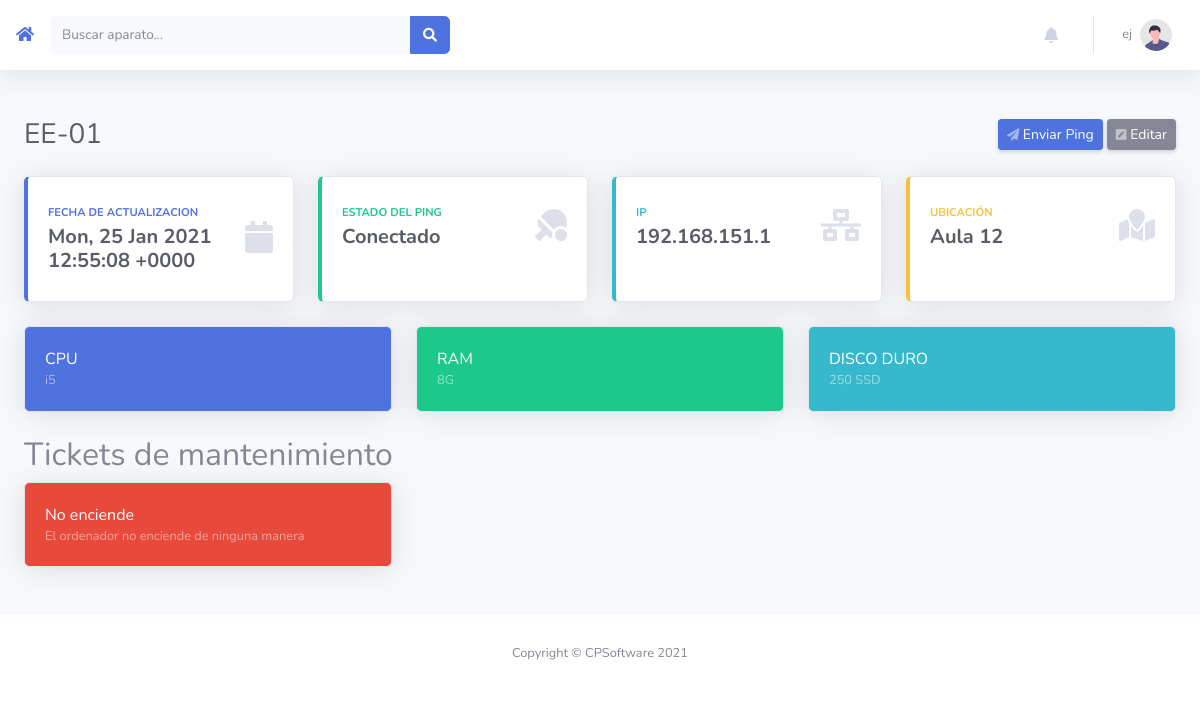
/aparato.php?a=1 (signed in), run on the app's committed database.
### tables this page shows
CREATE TABLE `tecnicos` (
  `id` bigint(20) UNSIGNED NOT NULL,
  `nombre` text NOT NULL,
  `apellidos` text NOT NULL,
  `telefono` text NOT NULL,
  `telegram` text NOT NULL,
  `mail` text NOT NULL,
  `clave` text NOT NULL,
  `user` text NOT NULL,
  `imagen` text NOT NULL
);

CREATE TABLE `ordenadores` (
  `id` bigint(20) UNSIGNED NOT NULL,
  `nombre` text NOT NULL,
  `ip` text NOT NULL,
  `ubicacion` text NOT NULL,
  `last_status` text NOT NULL,
  `status_date` text NOT NULL,
  `icono` text NOT NULL,
  `tipo` text NOT NULL,
  `cpu` text NOT NULL,
  `ram` text NOT NULL,
  `disco` text NOT NULL
);

CREATE TABLE `ticket` (
  `id` bigint(20) UNSIGNED NOT NULL,
  `aparato` text NOT NULL,
  `usuario` text NOT NULL,
  `tipo_error` text NOT NULL,
  `descripcion` text NOT NULL,
  `tecnico` text NOT NULL,
  `fecha` text NOT NULL,
  `estado` text NOT NULL
);

### aparato.php (the view, shortened to what the rows shown need)
<?php
include('database.php');
if(!isset($_GET['a']))
{
    header('Location: error.php?e=0');
}else
{
    $aparato = $_GET['a'];
}
function buscarbdo($sql)
{
    include('database.php');
    if(!$result = mysqli_query($link, $sql)){
        echo mysqli_error($link);
        header('Location: error.php?e=1');
    }
    return $result;
}
$sql = "SELECT * FROM ordenadores WHERE id = $aparato";
$bdo = buscarbdo($sql);
$info = mysqli_fetch_assoc($bdo);
?>
<!DOCTYPE html>
<html lang="en">
<head>
    <link href="vendor/fontawesome-free/css/all.min.css" rel="stylesheet" type="text/css">
    <link href="css/sb-admin-2.min.css" rel="stylesheet">
</head>
<body id="page-top">
    <div id="wrapper">
        <div id="content-wrapper" class="d-flex flex-column">
            <div id="content">
            <?include("topbar.php");?>
            <br>
                <div class="container-fluid">
                    <div class="d-sm-flex align-items-center justify-content-between mb-4">
                    <?
                                        if(isset($_GET["edit"]))
                                        {
                                            echo'<div class="row"><form method="post" action="aparato.php?a='.$info["id"].'"><input name="nombre" type="text" class="form-control form-control-user h3 mb-0 text-gray-800" value="'.$info['nombre'].'"><button class="btn btn-primary btn-user btn-block" type="submit">Guardar</button></form></div>';
                                        }else
                                        {
                                            echo '<h1 class="h3 mb-0 text-gray-800">'.$info['nombre'].'</h1>';
                                        }
                                        ?>
                        <div>
                        <a href="?a=<?echo $aparato?>&sendping=1" class="d-none d-sm-inline-block btn btn-sm btn-primary shadow-sm"> Enviar Ping</a>
                        <?
                        if(isset($_GET["edit"]))
                        {
                            echo '<a href="?a='.$aparato.'" class="d-none d-sm-inline-block btn btn-sm btn-secondary shadow-sm"><i
                            class="fas fa-window-close fa-sm text-white-50"></i> Cancelar</a>';
                        }else
                        {
                            echo '<a href="?a='.$aparato.'&edit=1" class="d-none d-sm-inline-block btn btn-sm btn-secondary shadow-sm"><i
                            class="fas fa-pen-square fa-sm text-white-50"></i> Editar</a>';
                        }
                        ?>
                        </div>
                    </div>
                    <div class="row">
                        <div class="col-xl-3 col-md-6 mb-4">
                            <div class="card border-left-primary shadow h-100 py-2">
                                <div class="card-body">
                                    <div class="row no-gutters align-items-center">
                                        <div class="col mr-2">
                                            <div class="text-xs font-weight-bold text-primary text-uppercase mb-1">
                                                Fecha de Actualizacion</div>
                                            <div class="h5 mb-0 font-weight-bold text-gray-800"><?echo date('r' , $info['status_date'])?></div>
                                        </div>
                                    </div>
                                </div>
                            </div>
                        </div>
                        <div class="col-xl-3 col-md-6 mb-4">
                            <div class="card border-left-success shadow h-100 py-2">
                                <div class="card-body">
                                    <div class="row no-gutters align-items-center">
                                        <div class="col mr-2">
                                            <div class="text-xs font-weight-bold text-success text-uppercase mb-1">
                                                Estado del ping</div>
                                            <div class="h5 mb-0 font-weight-bold text-gray-800"><?echo $info['last_status']?></div>
                                        </div>
                                    </div>
                                </div>
                            </div>
                        </div>
                        <div class="col-xl-3 col-md-6 mb-4">
                            <div class="card border-left-info shadow h-100 py-2">
                                <div class="card-body">
                                    <div class="row no-gutters align-items-center">
                                        <div class="col mr-2">
                                            <div class="row no-gutters align-items-center">
                                                <div class="col-auto">
                                                <?
                                        if(isset($_GET["edit"]))
                                        {
                                            echo'<form method="post" action="aparato.php?a='.$info["id"].'"><input name="ip" type="text" class="form-control form-control-user h5 mb-0 mr-3 font-weight-bold text-gray-800" value="'.$info['ip'].'"><br><button class="btn btn-primary btn-user btn-block" type="submit">Guardar</button></form>';
                                        }else
                                        {
                                            echo '<div class="h5 mb-0 mr-3 font-weight-bold text-gray-800">'.$info['ip'].'</div>';
                                        }
                                        ?>
                                                </div>
                                            </div>
                                        </div>
                                    </div>
                                </div>
                            </div>
                        </div>
                        <div class="col-xl-3 col-md-6 mb-4">
                            <div class="card border-left-warning shadow h-100 py-2">
                                <div class="card-body">
                                    <div class="row no-gutters align-items-center">
                                        <div class="col mr-2">
                                            <div class="text-xs font-weight-bold text-warning text-uppercase mb-1">
                                                Ubicación</div>
                                                <?
                                        if(isset($_GET["edit"]))
                                        {
                                            echo'<form method="post" action="aparato.php?a='.$info["id"].'"><input name="ubicacion" type="text" class="form-control form-control-user h5 mb-0 mr-3 font-weight-bold text-gray-800" value="'.$info['ubicacion'].'"><br><button class="btn btn-primary btn-user btn-block" type="submit">Guardar</button></form>';
                                        }else
                                        {
                                            echo '<div class="h5 mb-0 font-weight-bold text-gray-800">'.$info['ubicacion'].'</div>';
                                        }
                                        ?>
                                        </div>
                                    </div>
                                </div>
                            </div>
                        </div>
                    </div>
                    <div class="row">
                        <div class="col-xl-12 col-lg-7">
                        <div class="row">
                        <?
                        if($info['tipo'] == 'ordenador' || $info['tipo'] == 'servidor')
                        {
                            if(isset($_GET["edit"]))
                            {
                                echo(
                                    '<div class="col-lg-4 mb-3">
                                    <div class="card bg-primary text-white shadow">
                                        <div class="card-body">
                                            CPU
                                            <form method="post" action="aparato.php?a='.$aparato.'">
                                            <input name="cpu" class="form-control form-control-user text-black-50 small" value="'.$info['cpu'].'"><br>
                                            <button class="btn btn-primary btn-user btn-block" type="submit">Guardar</button>
                                            </form>
                                        </div>
                                    </div>
                                </div>
                                <div class="col-lg-4 mb-3">
                                    <div class="card bg-success text-white shadow">
                                        <div class="card-body">
                                            RAM
                                            <form method="post" action="aparato.php?a='.$aparato.'">
                                            <input name="ram" class="form-control form-control-user text-black-50 small" value="'.$info['ram'].'"><br>
                                            <button class="btn btn-primary btn-user btn-block" type="submit">Guardar</button>
                                            </form>
                                        </div>
                                    </div>
                                </div>
                                <div class="col-lg-4 mb-4">
                                    <div class="card bg-info text-white shadow">
                                        <div class="card-body">
                                            DISCO DURO
                                            <form method="post" action="aparato.php?a='.$aparato.'">
                                            <input name="discoduro" class="form-control form-control-user text-black-50 small" value="'.$info['disco'].'"><br>
                                            <button class="btn btn-primary btn-user btn-block" type="submit">Guardar</button>
                                            </form>
                                        </div>
                                    </div>
                                </div>'
                                );
                            }else
                            {
                                echo(
                                    '<div class="col-lg-4 mb-3">
                                    <div class="card bg-primary text-white shadow">
                                        <div class="card-body">
                                            CPU
                                            <div class="text-white-50 small">'.$info['cpu'].'</div>
                                        </div>
                                    </div>
                                </div>
                                <div class="col-lg-4 mb-3">
                                    <div class="card bg-success text-white shadow">
                                        <div class="card-body">
                                            RAM
                                            <div class="text-white-50 small">'.$info['ram'].'</div>
                                        </div>
                                    </div>
                                </div>
                                <div class="col-lg-4 mb-4">
                                    <div class="card bg-info text-white shadow">
                                        <div class="card-body">
                                            DISCO DURO
                                            <div class="text-white-50 small">'.$info['disco'].'</div>
                                        </div>
                                    </div>
                                </div>'
                                );
                            }
                        }
                        ?>
                            </div>
                        </div>
                    </div>
                    <h2>Tickets de mantenimiento</h2>
                    <div class="row">
                        <div class="col-lg-12 mb-4">
                            <div class="row">
                            <?
                            $aparato = $_GET['a'];
                        $sql = "SELECT * FROM ticket WHERE aparato=$aparato AND estado = 'pendiente'";
                        $do = buscarbdo($sql);
                        while($row = mysqli_fetch_assoc($do))
                        {
                            echo('<a style="text-decoration:none;" href="ticket.php?t='.$row['id'].'"><div class="col-lg-4 mb-4">
                            <div class="card bg-danger text-white shadow">
                                <div class="card-body">
                                    '.$row['tipo_error'].'
                                    <div class="text-white-50 small">'.$row['descripcion'].'</div>
                                </div>
                            </div></a>
                        </div>');
                        }
                        ?>
                            </div>
                        </div>
                    </div>
                </div>
            </div>
        </div>
</body>
</html>

### topbar.php (shortened to what the rows shown need)
<?
$user_id = $_SESSION["user_id"];
    $sql = "SELECT * FROM tecnicos WHERE id = $user_id";
    $search = mysqli_query($link, $sql);
    $user_info = mysqli_fetch_assoc($search);
?>
<nav class="navbar navbar-expand navbar-light bg-white topbar mb-4 static-top shadow">
    <ul class="navbar-nav ml-auto">
        <li class="nav-item dropdown no-arrow">
            <a class="nav-link dropdown-toggle" href="#" id="userDropdown" role="button"
                data-toggle="dropdown" aria-haspopup="true" aria-expanded="false">
                <span class="mr-2 d-none d-lg-inline text-gray-600 small"><? echo $user_info["nombre"]?></span>
                <img class="img-profile rounded-circle"
                    src="img/undraw_profile.svg">
            </a>
        </li>
    </ul>
</nav>

### data on the page
tecnicos: nombre "ej"
ordenadores: nombre "EE-01", status_date "Mon, 25 Jan 2021 12:55:08 +0000", last_status "Conectado", ip "192.168.151.1", ubicacion "Aula 12", cpu "i5", ram "8G", disco "250 SSD"
ticket: tipo_error "No enciende", descripcion "El ordenador no enciende de ninguna manera"
